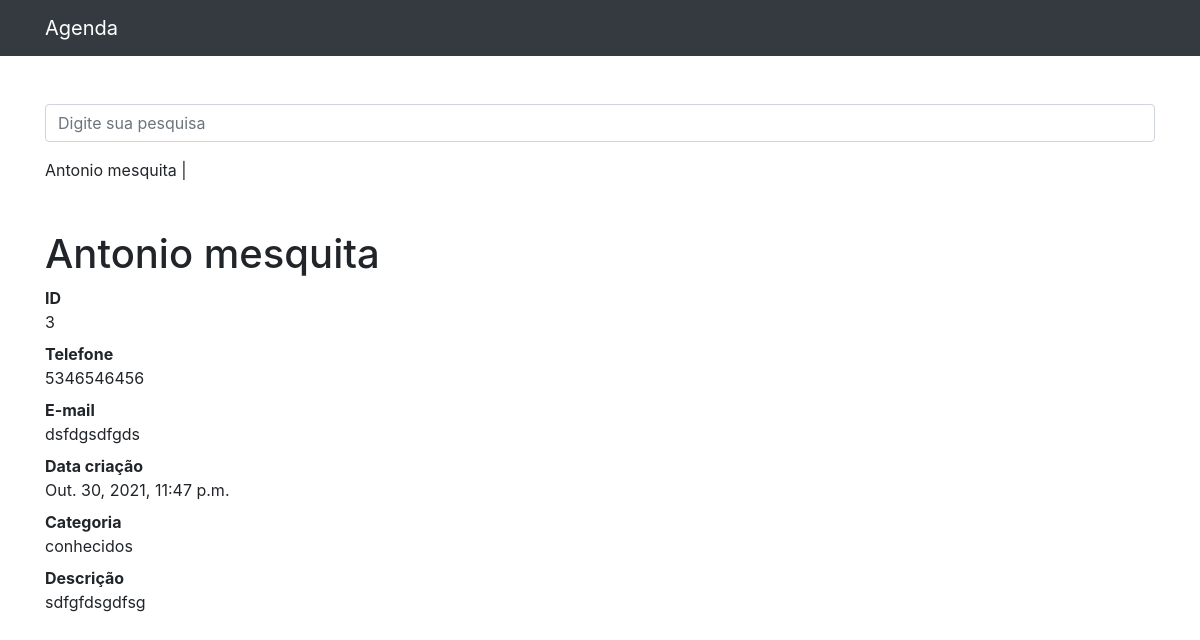
Page /3 on the committed database.
### contatos/models.py (models this page shows)
class Contato(models.Model):
    nome = models.CharField(max_length=255)
    sobrenome = models.CharField(max_length=255, blank=True)
    telefone = models.CharField(max_length=255)
    email = models.CharField(max_length=255,blank=True)
    data_criacao = models.DateTimeField(default=timezone.now())
    descricao = models.CharField(max_length=255,blank=True)
    categoria = models.ForeignKey(Categoria, on_delete=models.DO_NOTHING)
    mostrar = models.BooleanField(default=True)
    foto = models.ImageField(blank=True, upload_to='fotos/%Y/%m/%d')

class Categoria(models.Model):
    nome = models.CharField(max_length=255)
    def __str__(self):
        return self.nome

### contatos/views.py (the view)
# urls.py: path('<int:contato_id>',views.ver_contato, name='ver_contato')
def ver_contato(request,contato_id):
    contato = get_object_or_404(Contato,id=contato_id)
    if not contato.mostrar:
        raise Http404()
    return render(request,'contatos/ver_contato.html',{
        'contato': contato
    })

### contatos/templates/contatos/ver_contato.html (shortened to what this page needs)
{% extends 'base.html'%}
{%block 'conteudo'%}
{% block titulo %} {{ contato.nome }} {{ contato.sobrenome }} | {% endblock %}
<h1 class="mt-5">{{ contato.nome }} {{ contato.sobrenome }}</h1>
<dl>
  <dt>ID</dt>
  <dd>{{ contato.id }}</dd>
  <dt>Telefone</dt>
  <dd>{{ contato.telefone }}</dd>
  <dt>E-mail</dt>
  <dd>{{ contato.email }}</dd>
  <dt>Data criação</dt>
  <dd>{{ contato.data_criacao }}</dd>
  <dt>Categoria</dt>
  <dd>{{ contato.categoria }}</dd>
  <dt>Descrição</dt>
  <dd>
    {{ contato.descricao }}
  </dd>
</dl>
{%endblock%}

### rows in the picture
Contato: nome "Antonio", sobrenome "mesquita", id "3", telefone "5346546456", email "dsfdgsdfgds", data_criacao "Out. 30, 2021, 11:47 p.m.", categoria "conhecidos", descricao "sdfgfdsgdfsg"
